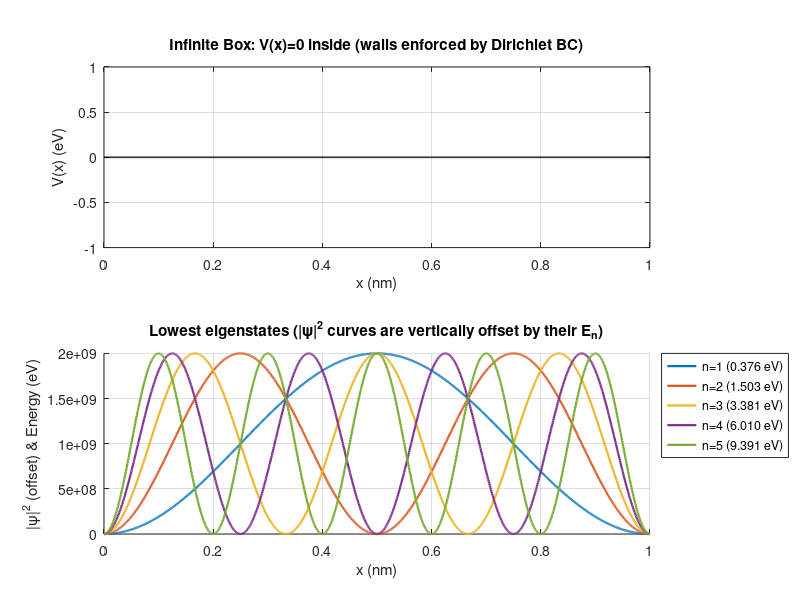

The MATLAB source for this figure:
L = 1e-9;
N = 1000;
n_show = 5;

% Constants
hbar = 1.054e-34; % joules
m    = 9.109e-31; % kilograms

% grid and spacing
 x = linspace(0,L,N).';
dx = x(2) - x(1);

% matrix for second derivative 
main = -2 * ones(N,1);
off  = 1 * ones (N-1,1);
D2   = (diag(main)+diag(off, +1) + diag(off, -1)) /dx^2;

D2i = D2 (2:end-1, 2:end-1);
xi  = x(2:end-1);

H = -(hbar^2)/(2*m) * D2i;

[vecs, vals] = eig(full(H));
[E_all, idx] = sort(diag(vals), 'ascend');
psi_i        = vecs(:, idx);


E = E_all(1:n_show);
psi = psi_i(:, 1:n_show);

% Normalization
psi_full = zeros(N, n_show);
for k = 1:n_show
    normk = sqrt(trapz(xi, abs(psi(:,k)).^2));
    phik  = psi(:,k) / normk;
    psi_full(2:end-1, k) = phik;
end
eV  = 1.602176634e-19;
E_eV = E / eV;


n_vec = (1:n_show).';
E_analytic = (n_vec.^2) * (pi^2 * hbar^2 / (2*m*L^2));
E_analytic_eV = E_analytic / eV;


fprintf('n     Numeric E (eV)    Analytic E (eV)   Rel. error\n');
for k = 1:n_show
    relerr = abs(E_eV(k) - E_analytic_eV(k)) / E_analytic_eV(k);
    fprintf('%-2d    %10.6f        %10.6f       %8.3g\n', ...
        k, E_eV(k), E_analytic_eV(k), relerr);
end
figure('Color','w');
subplot(2,1,1);
plot(x*1e9, zeros(size(x)), 'k', 'LineWidth', 1.2);
grid on; xlabel('x (nm)'); ylabel('V(x) (eV)');
title('Infinite Box: V(x)=0 inside (walls enforced by Dirichlet BC)');

subplot(2,1,2); hold on; grid on;
colors = lines(n_show);
for k = 1:n_show
    plot(x*1e9, abs(psi_full(:,k)).^2 + E_eV(k), 'LineWidth', 1.6, ...
         'Color', colors(k,:));
end
xlabel('x (nm)'); ylabel('|{\psi}|^2 (offset) & Energy (eV)');
title('Lowest eigenstates (|{\psi}|^2 curves are vertically offset by their E_n)');
legend(arrayfun(@(k) sprintf('n=%d (%.3f eV)', k, E_eV(k)), 1:n_show, 'uni', 0), ...
       'Location','bestoutside');
